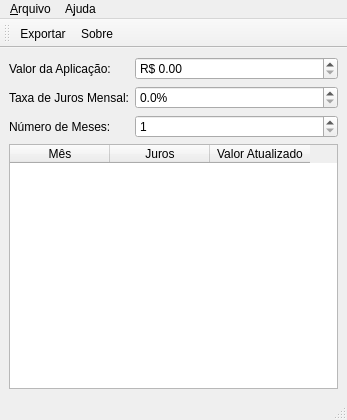
<?xml version="1.0" encoding="UTF-8"?>
<ui version="4.0">
 <class>MainWindow</class>
 <widget class="QMainWindow" name="MainWindow">
  <property name="geometry">
   <rect>
    <x>0</x>
    <y>0</y>
    <width>347</width>
    <height>420</height>
   </rect>
  </property>
  <property name="windowTitle">
   <string>Calculadora de Juros Compostos</string>
  </property>
  <widget class="QWidget" name="centralwidget">
   <layout class="QVBoxLayout" name="verticalLayout">
    <item>
     <layout class="QFormLayout" name="formLayout">
      <item row="0" column="0">
       <widget class="QLabel" name="amountLabel">
        <property name="text">
         <string>Valor da Aplicação:</string>
        </property>
       </widget>
      </item>
      <item row="1" column="0">
       <widget class="QLabel" name="rateLabel">
        <property name="text">
         <string>Taxa de Juros Mensal:</string>
        </property>
       </widget>
      </item>
      <item row="2" column="0">
       <widget class="QLabel" name="monthsLabel">
        <property name="text">
         <string>Número de Meses:</string>
        </property>
       </widget>
      </item>
      <item row="0" column="1">
       <widget class="QDoubleSpinBox" name="amountDoubleSpinBox">
        <property name="prefix">
         <string>R$ </string>
        </property>
        <property name="maximum">
         <double>99999999999.000000000000000</double>
        </property>
        <property name="singleStep">
         <double>0.010000000000000</double>
        </property>
       </widget>
      </item>
      <item row="1" column="1">
       <widget class="QDoubleSpinBox" name="rateDoubleSpinBox">
        <property name="suffix">
         <string>%</string>
        </property>
        <property name="decimals">
         <number>1</number>
        </property>
        <property name="singleStep">
         <double>0.100000000000000</double>
        </property>
       </widget>
      </item>
      <item row="2" column="1">
       <widget class="QSpinBox" name="monthsSpinBox">
        <property name="minimum">
         <number>1</number>
        </property>
        <property name="maximum">
         <number>120</number>
        </property>
        <property name="value">
         <number>1</number>
        </property>
       </widget>
      </item>
     </layout>
    </item>
    <item>
     <widget class="QTableWidget" name="resultTableWidget">
      <property name="editTriggers">
       <set>QAbstractItemView::NoEditTriggers</set>
      </property>
      <property name="selectionBehavior">
       <enum>QAbstractItemView::SelectRows</enum>
      </property>
      <attribute name="horizontalHeaderVisible">
       <bool>true</bool>
      </attribute>
      <attribute name="verticalHeaderVisible">
       <bool>false</bool>
      </attribute>
      <column>
       <property name="text">
        <string>Mês</string>
       </property>
       <property name="textAlignment">
        <set>AlignCenter</set>
       </property>
      </column>
      <column>
       <property name="text">
        <string>Juros</string>
       </property>
       <property name="textAlignment">
        <set>AlignCenter</set>
       </property>
      </column>
      <column>
       <property name="text">
        <string>Valor Atualizado</string>
       </property>
       <property name="textAlignment">
        <set>AlignCenter</set>
       </property>
      </column>
     </widget>
    </item>
   </layout>
  </widget>
  <widget class="QMenuBar" name="menuBar">
   <property name="geometry">
    <rect>
     <x>0</x>
     <y>0</y>
     <width>347</width>
     <height>22</height>
    </rect>
   </property>
   <widget class="QMenu" name="menuArquivo">
    <property name="title">
     <string>&amp;Arquivo</string>
    </property>
    <addaction name="actionExportar"/>
    <addaction name="separator"/>
    <addaction name="action_Sair"/>
   </widget>
   <widget class="QMenu" name="menuA_juda">
    <property name="title">
     <string>A&amp;juda</string>
    </property>
    <addaction name="action_Sobre"/>
   </widget>
   <addaction name="menuArquivo"/>
   <addaction name="menuA_juda"/>
  </widget>
  <widget class="QToolBar" name="toolBar">
   <property name="windowTitle">
    <string>toolBar</string>
   </property>
   <attribute name="toolBarArea">
    <enum>TopToolBarArea</enum>
   </attribute>
   <attribute name="toolBarBreak">
    <bool>false</bool>
   </attribute>
   <addaction name="actionExportar"/>
   <addaction name="action_Sobre"/>
  </widget>
  <widget class="QStatusBar" name="statusBar"/>
  <action name="actionExportar">
   <property name="icon">
    <iconset theme="x-office-spreadsheet">
     <normaloff>.</normaloff>.</iconset>
   </property>
   <property name="text">
    <string>E&amp;xportar</string>
   </property>
   <property name="toolTip">
    <string>Exportar para CSV</string>
   </property>
   <property name="statusTip">
    <string>Exportar os dados calculados em CSV</string>
   </property>
  </action>
  <action name="action_Sair">
   <property name="icon">
    <iconset theme="application-exit">
     <normaloff>.</normaloff>.</iconset>
   </property>
   <property name="text">
    <string>&amp;Sair</string>
   </property>
   <property name="shortcut">
    <string>Ctrl+Q</string>
   </property>
  </action>
  <action name="action_Sobre">
   <property name="icon">
    <iconset theme="help-about">
     <normaloff>.</normaloff>.</iconset>
   </property>
   <property name="text">
    <string>&amp;Sobre</string>
   </property>
  </action>
 </widget>
 <resources/>
 <connections>
  <connection>
   <sender>action_Sair</sender>
   <signal>triggered()</signal>
   <receiver>MainWindow</receiver>
   <slot>close()</slot>
   <hints>
    <hint type="sourcelabel">
     <x>-1</x>
     <y>-1</y>
    </hint>
    <hint type="destinationlabel">
     <x>173</x>
     <y>209</y>
    </hint>
   </hints>
  </connection>
 </connections>
</ui>
